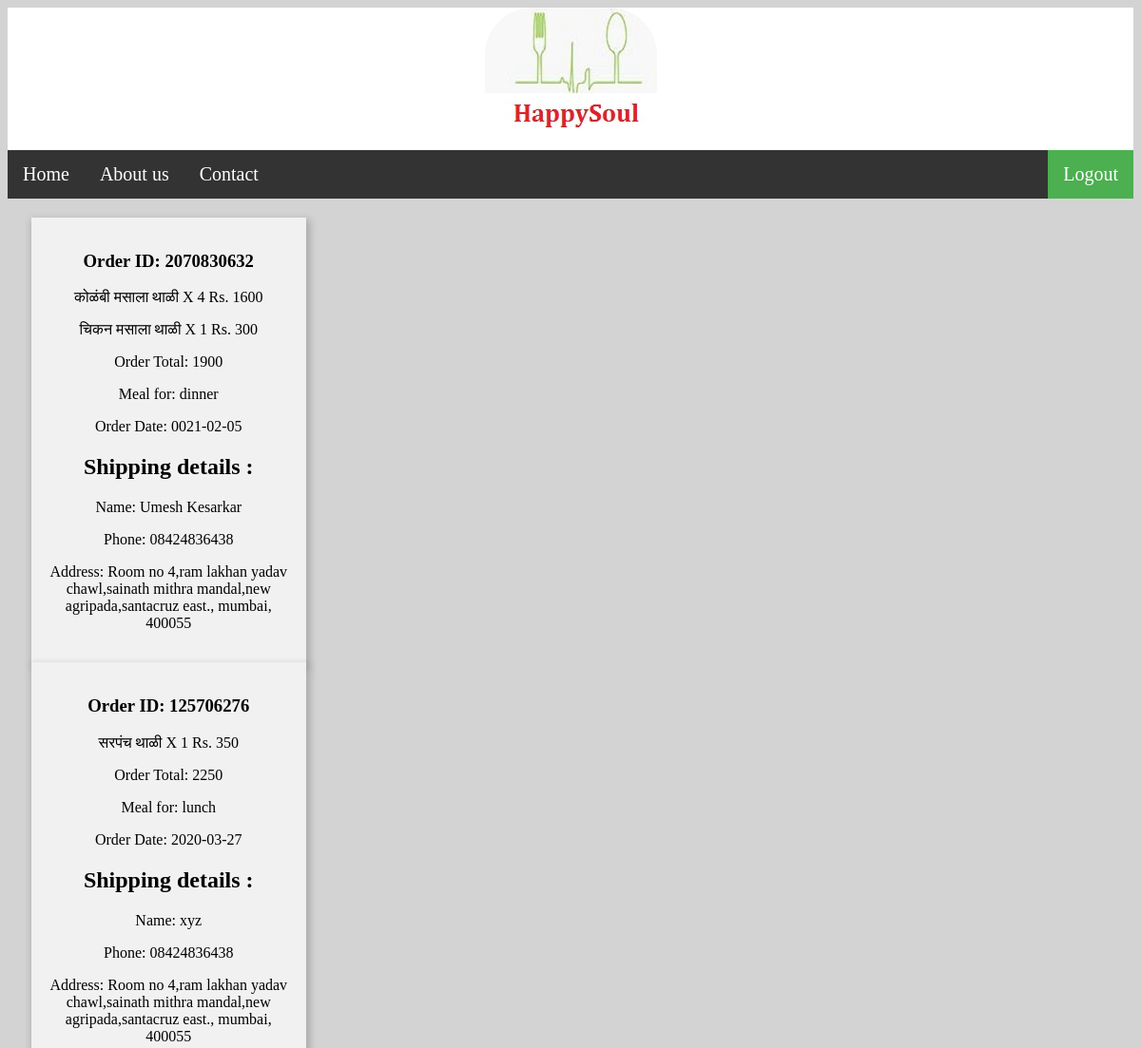
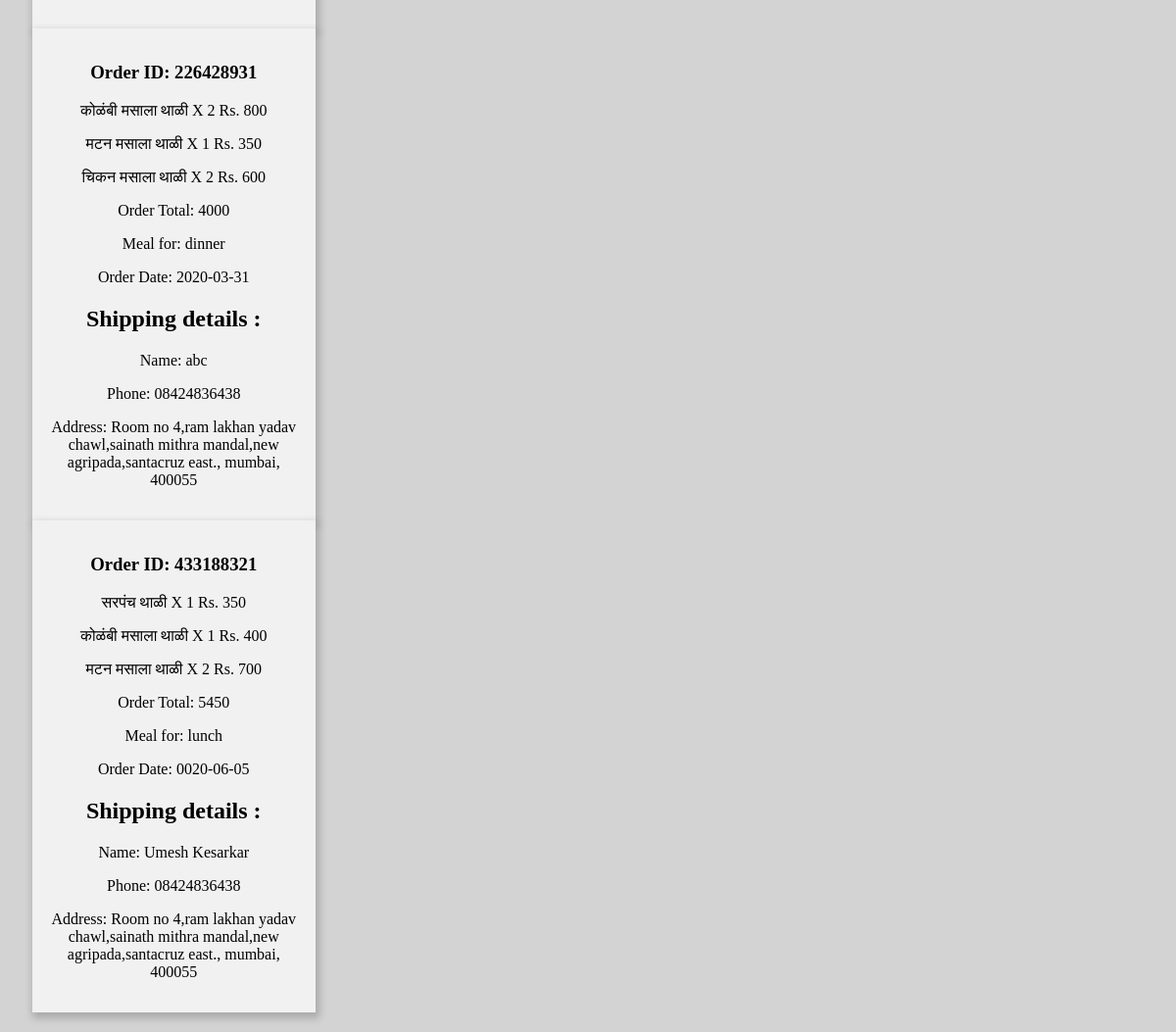
Page /order.php (signed in) on the committed database (2 pictures, top to bottom).
### tables this page shows
CREATE TABLE `order` (
  `indx` int(7) NOT NULL,
  `id` text NOT NULL,
  `user` text NOT NULL,
  `name` text NOT NULL,
  `phone` text NOT NULL,
  `address` text NOT NULL,
  `date` text NOT NULL,
  `time` text NOT NULL,
  `dish` text NOT NULL,
  `price` text NOT NULL,
  `qty` int(5) NOT NULL,
  `order_time` timestamp NOT NULL DEFAULT current_timestamp()
);

### order.php (the view, shortened to what this page needs)
<!DOCTYPE html>
<html>
<head>
</head>
<body>
   <div id="header1">
    <center><img src="pic2edit.jpg" alt="adminlogo" id="adminlogo">
    </center>
  </div>
	<ul>
  <li><a href="index.html">Home</a></li>
  <li><a href="Uabout.html">About us</a></li>
  <li><a href="cont.html">Contact</a></li>
  <li style="float:right"><a class="active" href="logout.php">Logout</a></li>
</ul>
<div class='container'>
  <?php
include('db.php');
$user=$_SESSION['username'];
$q="select distinct id,time,name,date,phone,address from `order` where user='$user' ORDER BY order_time DESC";
$res=mysqli_query($con,$q);
$tot=0;
while($r1=mysqli_fetch_assoc($res)){
  $id=$r1['id'];
  $q2="select * from `order` where id='$id'";
  $res2=mysqli_query($con,$q2);
  ?>
<div class="row">
  <div class="column">
    <div class="card">
      <h3>Order ID: <?php echo $id;?></h3>
      <?php
      while($r2=mysqli_fetch_assoc($res2)){
        ?>
      <p><?php echo $r2['dish'];?><?php echo ' X '.$r2['qty'];?><?php echo ' Rs. '.$r2['price']*$r2['qty'];?></p>
    <?php $tot+=$r2['price']*$r2['qty'];}?>
    <p>Order Total: <?php echo $tot;?></p>
      <p>Meal for: <?php echo $r1['time'];?></p>
      <p>Order Date: <?php echo $r1['date'];?></p>
      <h2>Shipping details : </h2>
      <p>Name: <?php echo $r1['name'];?></p>
      <p>Phone: <?php echo $r1['phone'];?></p>
      <p>Address: <?php echo $r1['address'];?></p>
    </div>
  </div>
</div>
<?php } ?>
</div>
</body>
</html>

### order.php (style rules this page uses)
body { background: lightgrey; }
#header1 { width: 100%; height: 150px; background: White; color: white; }
#adminlogo { background: white; border-radius: 50px; }
ul { list-style-type: none; margin: 0; padding: 0; overflow: hidden; background-color: #333; position: -webkit-sticky; position: sticky; top: 0; }
li { float: left; font-family: bazooka; font-size: 20px; }
li a { display: block; color: white; text-align: center; padding: 14px 16px; text-decoration: none; }
.active { background-color: #4CAF50; }
img { display: block; margin-left: auto; margin-right: auto; }
.container { margin: 20px; }
.column { float: left; width: 25%; padding: 0 10px; }
.row { margin: 0 -5px; }
.row:after { content: ""; display: table; clear: both; }
.card { box-shadow: 2px 4px 8px 2px rgba(0, 0, 0, 0.2); padding: 16px; text-align: center; background-color: #f1f1f1; }

### rows in the picture
order: dish "कोळंबी मसाला थाळी", qty "4", $r2['price']*$r2['qty'] "1600"
order: dish "चिकन मसाला थाळी", qty "1", $r2['price']*$r2['qty'] "300"
order: dish "सरपंच थाळी", qty "1", $r2['price']*$r2['qty'] "350"
order: dish "कोळंबी मसाला थाळी", qty "2", $r2['price']*$r2['qty'] "800"
order: dish "मटन मसाला थाळी", qty "1", $r2['price']*$r2['qty'] "350"
order: dish "चिकन मसाला थाळी", qty "2", $r2['price']*$r2['qty'] "600"
order: dish "सरपंच थाळी", qty "1", $r2['price']*$r2['qty'] "350"
order: dish "कोळंबी मसाला थाळी", qty "1", $r2['price']*$r2['qty'] "400"
order: dish "मटन मसाला थाळी", qty "2", $r2['price']*$r2['qty'] "700"

### other values in the picture
$id "2070830632"
$tot "1900"
$r1['time'] "dinner"
$r1['date'] "0021-02-05"
$r1['name'] "Umesh Kesarkar"
$r1['phone'] "08424836438"
$r1['address'] "Room no 4,ram lakhan yadav chawl,sainath mithra mandal,new agripada,santacruz east., mumbai, 400055"
$id "125706276"
$tot "2250"
$r1['time'] "lunch"
$r1['date'] "2020-03-27"
$r1['name'] "xyz"
$id "226428931"
$tot "4000"
$r1['date'] "2020-03-31"
